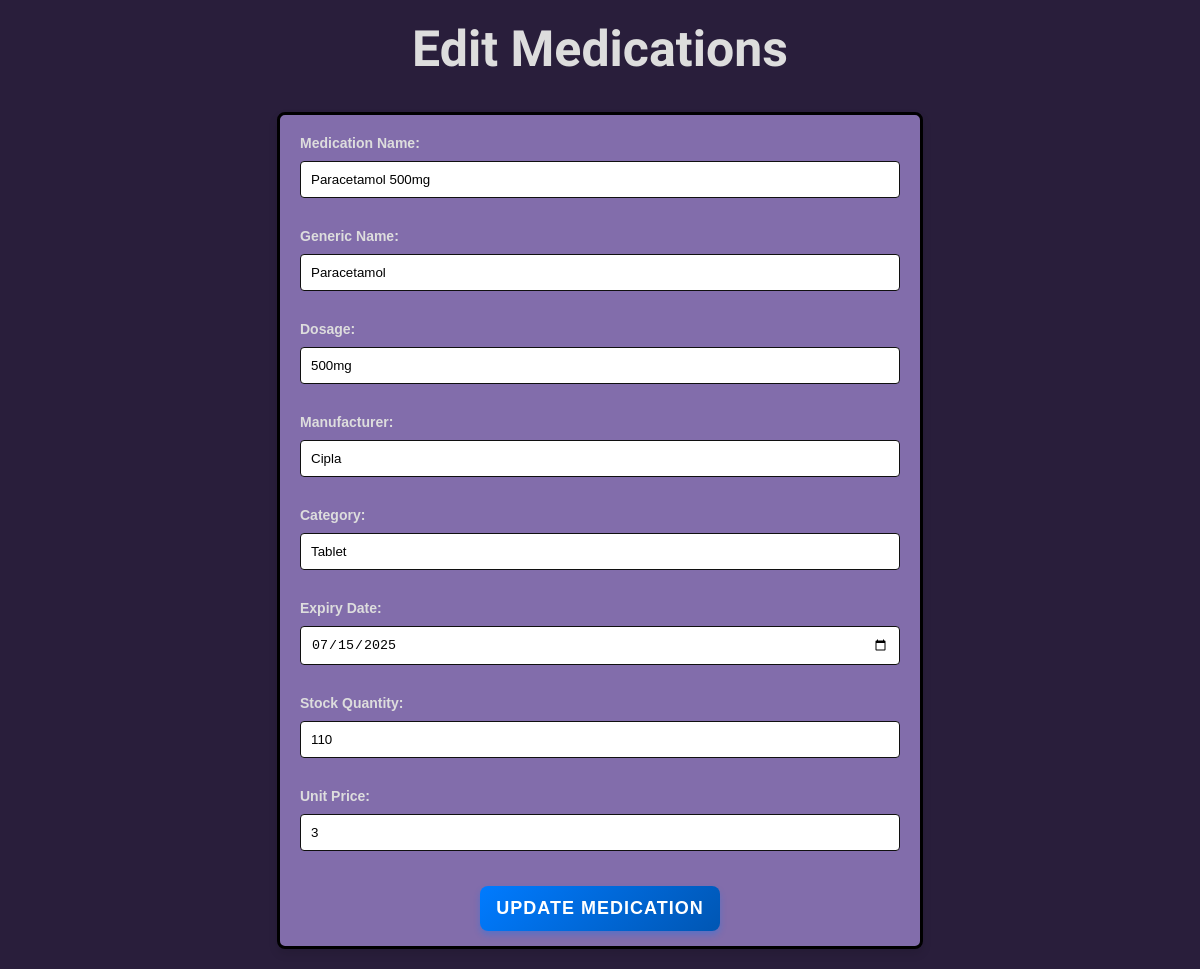
The app's page /edit_medications.php?id=27 (signed in) with its own data.
### tables this page shows
CREATE TABLE `medications` (
  `medication_id` int(11) NOT NULL,
  `admin_id` int(11) NOT NULL,
  `name` text NOT NULL,
  `generic_name` text NOT NULL,
  `dosage` text NOT NULL,
  `manufacturer` text NOT NULL,
  `category` text NOT NULL,
  `expiry_date` date NOT NULL,
  `stock_quantity` int(11) NOT NULL,
  `unit_price` int(11) NOT NULL
);

### edit_medications.php (the view, shortened to what this page needs)
<?php
include "Db_Config.php";
if (isset($_GET['id'])) {
    $medication_id = $_GET['id'];
    $sql = "SELECT * FROM medications WHERE medication_id = '$medication_id' ";
    $result = mysqli_query($con, $sql);
    if (mysqli_num_rows($result) > 0) {
        $medication = mysqli_fetch_assoc($result);
    } else {
        header("Location: manage_medications.php");
        exit();
    }
} else {
    header("Location: manage_medications.php");
    exit();
}
?>
<!DOCTYPE html>
<html>
<head>
    <link rel="stylesheet" href="static/edit_med.css">
</head>
<body>
    <h1>Edit Medications</h1>
    <form method="post" action="">
        <div>
            <label for="medication_name">Medication Name:</label>
            <input type="text" name="medication_name" value="<?php echo $medication['name']; ?>" required>
        </div>
        <div>
            <label for="generic_name">Generic Name:</label>
            <input type="text" name="generic_name" value="<?php echo $medication['generic_name']; ?>">
        </div>
        <div>
            <label for="dosage">Dosage:</label>
            <input type="text" name="dosage" value="<?php echo $medication['dosage']; ?>">
        </div>
        <div>
            <label for="manufacturer">Manufacturer:</label>
            <input type="text" name="manufacturer" value="<?php echo $medication['manufacturer']; ?>">
        </div>
        <div>
            <label for="category">Category:</label>
            <input type="text" name="category" value="<?php echo $medication['category']; ?>">
        </div>
        <div>
            <label for="expiry_date">Expiry Date:</label>
            <input type="date" name="expiry_date" value="<?php echo $medication['expiry_date']; ?>" required>
        </div>
        <div>
            <label for="stock_quantity">Stock Quantity:</label>
            <input type="number" name="stock_quantity" value="<?php echo $medication['stock_quantity']; ?>" required>
        </div>
        <div>
            <label for="unit_price">Unit Price:</label>
            <input type="text" name="unit_price" value="<?php echo $medication['unit_price']; ?>" required>
        </div>
        <button type="submit" name="update" class="submit">Update Medication</button>
    </form>
</body>
</html>

### static/edit_med.css (style rules this page uses)
body { font-family: Arial, sans-serif; background-color: #291e3b; margin: 0; padding: 0; }
h1 { text-align: center; color:#ddd; margin-top: 20px; font-family: "Smooch Sans", serif; font-optical-sizing: auto; font-weight: 800; font-size: 50px; font-style: normal; }
form { width: 600px; margin: 20px auto; background: #826dab; padding: 20px; border-radius: 8px; box-shadow: 0 5px 10px rgba(0, 0, 0, 0.1); border: 3px solid black; }
form div { margin-bottom: 15px; }
label { font-size: 14px; font-weight: bold; color: #ddd; display: block; margin-bottom: 5px; }
input[type="text"], input[type="date"], input[type="number"] { width: 100%; padding: 10px; margin: 5px 0 15px 0; border: 1px solid #101010; border-radius: 4px; box-sizing: border-box; }
.submit { width: 40%; background: linear-gradient(135deg, #007bff, #0056b3); color: white; border: none; padding: 12px; font-size: 18px; font-weight: bold; text-transform: uppercase; cursor: pointer; border-radius: 8px; transition: all 0.3s ease-in-out; box-shadow: 0px 4px 6px rgba(0, 123, 255, 0.3); letter-spacing: 1px; position: relative; bottom: -5px; margin-left: 30%; }

### records on screen
medications: medication_name "Paracetamol 500mg", generic_name "Paracetamol", dosage "500mg", manufacturer "Cipla", category "Tablet", expiry_date "07/15/2025", stock_quantity "110", unit_price "3"
